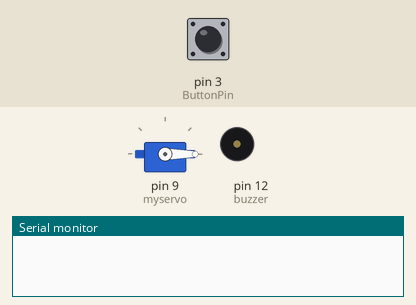
The sketch below on a simulated Arduino Uno, built with avr-gcc and run on an emulated ATmega328P. On the bench: servo, buzzer (waves = sounding), the last lines printed to the serial monitor. The inputs (shaded band) are chosen by the test bench; at power-on: pin 3 (ButtonPin) HIGH.

Above: at 1.2 s.
1.3 s: pin 3 (ButtonPin) pulled LOW for 0.15 s
At 2.3 s:
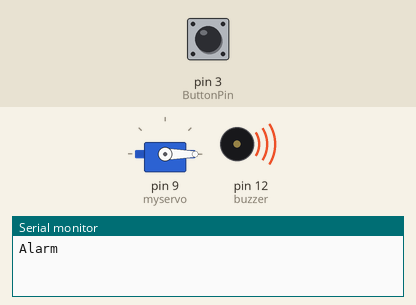
Timing chart, 0 to 6.4 s (numbered marks = the images above; inputs shaded):
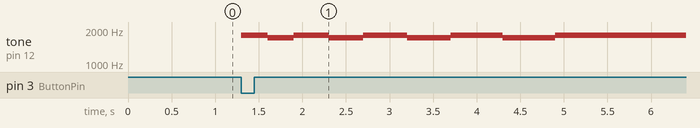

The sketch:

gas_Sensor.ino
```cpp
#include <Servo.h>
Servo myservo;
const byte ButtonPin = 3;  // Wire button between this pin and Ground
int SerVal = 0;
int val;
int potpin = 0;
const byte Switch0 = 0;
int buzzer = 12;
int pos = 0;

void setup()
{
  pinMode(ButtonPin, INPUT_PULLUP);
  Serial.begin(9600);
 pinMode(buzzer, OUTPUT);
  myservo.attach(9);
   myservo.write(0);
}

void alarm1(){
Serial.println("Alarm");
tone(buzzer, 1800);
delay(300);
tone(buzzer, 1700);
delay(300);
tone(buzzer, 1800);
delay(400);
tone(buzzer, 1700);
delay(400);
tone(buzzer, 1800);
delay(500);
tone(buzzer, 1700);
delay(500);
tone(buzzer, 1800);
delay(600);
tone(buzzer, 1700);
delay(600);
tone(buzzer, 1800);
delay(999999);
 }

void loop()
{

byte Switch0 = digitalRead(ButtonPin);

if(Switch0 == LOW)
{
 SerVal = "90";


 myservo.write(SerVal);
//Serial.print("This is void loop");

  val = analogRead(potpin);
 if(val>200)
  {


    myservo.write(0);
     alarm1();
    exit(0);
  }


}


else
{
 myservo.write(0);
}

}
```

Measured:
- after the input at 1.3 s, tone on pin 12 (buzzer): plays 1800 Hz for 0.30 s, 1700 Hz for 0.30 s, 1800 Hz for 0.40 s, 1700 Hz for 0.40 s, 1800 Hz for 0.50 s, 1700 Hz for 0.50 s … (9 notes in this stretch), starting at once
